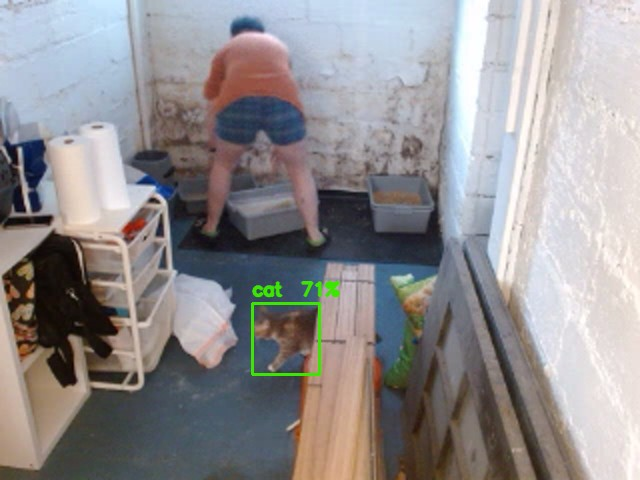
#> input picture cat images/bonnie/fasnapshot.jpg, 640 x 480 px; its folder holds only this picture in this run
$ python tune_colors.py
#> lines starting #> are read from the running program, lines starting #| are printed output that depends on the picture; after the words box and inside, x2 and y2 are one past the last pixel; in counts of white or black regions, pixels touching at a corner belong together
#> in process_folder, img is the input picture: shape (480, 640, 3); mean B, G, R 144.6, 143.2, 146.2
"""
Cat color threshold tuner.

Detects the green bounding box already drawn on the images, crops the ROI
inside it, and computes HSV stats. No YOLO re-detection needed.

Usage:
    python tune_colors.py
"""

import os
import cv2
import numpy as np

BASE_DIR = "cat images"
CATS = ["bonnie", "jinny", "louise"]

# The bounding box color drawn by app.py: BGR (0, 230, 60)
# In HSV (OpenCV 0-180 scale) this is roughly hue=52, S=255, V=230
BOX_HSV_LOWER = np.array([42, 150, 150])
BOX_HSV_UPPER = np.array([62, 255, 255])
BOX_THICKNESS = 2   # pixels to inset so we don't sample the border itself


def find_box_roi(img: np.ndarray) -> np.ndarray | None:
    """Return the ROI inside the green bounding box, or None if not found."""
    hsv  = cv2.cvtColor(img, cv2.COLOR_BGR2HSV)
#> hsv: shape (480, 640, 3); mean H, S, V 74.7, 46.5, 157.3
    mask = cv2.inRange(hsv, BOX_HSV_LOWER, BOX_HSV_UPPER)
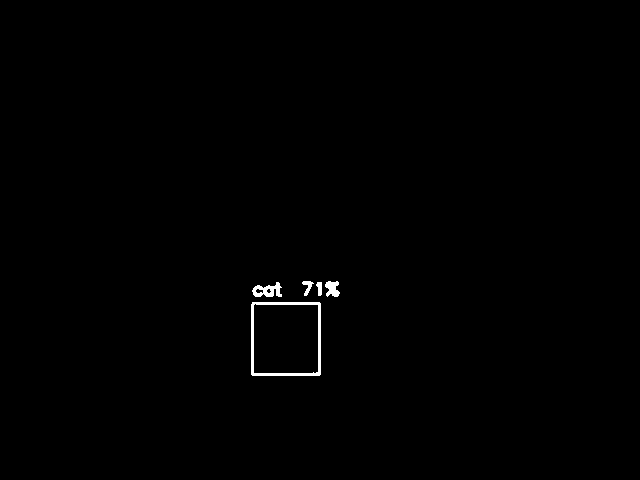
#> mask: shape (480, 640); 0.45% white; 5 white regions, box (x1, y1, x2, y2) and area: (251, 302, 321, 376) 825, (252, 282, 282, 297) 259, (325, 281, 340, 297) 167, (302, 281, 314, 296) 82, (316, 282, 322, 296) 62

    # Connect nearby green pixels so thin lines form solid contours
    kernel  = cv2.getStructuringElement(cv2.MORPH_RECT, (3, 3))
    mask    = cv2.dilate(mask, kernel, iterations=1)
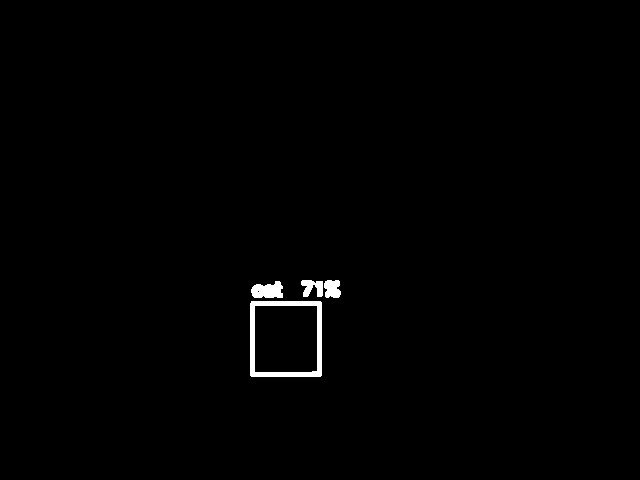
#> mask: shape (480, 640); 0.75% white; 4 white regions
    contours, _ = cv2.findContours(mask, cv2.RETR_EXTERNAL, cv2.CHAIN_APPROX_SIMPLE)
#> contours = 4 contours; box (x1, y1, x2, y2) and area: (250, 301, 322, 377) 5322, (251, 281, 283, 298) 372, (324, 280, 341, 298) 222, (301, 280, 323, 297) 208

    if not contours:
        return None

    # Pick the largest contour (the rectangle outline)
    c  = max(contours, key=cv2.contourArea)
#> c = contour of 9 points, box (x1, y1, x2, y2) (250, 301, 322, 377), area 5322
    x, y, w, h = cv2.boundingRect(c)
#> x = 250; y = 301; w = 72; h = 76

    if w < 20 or h < 20:
        return None

    # Inset by box thickness so we sample only the cat, not the border
    pad = BOX_THICKNESS + 2
    roi = img[y + pad: y + h - pad, x + pad: x + w - pad]
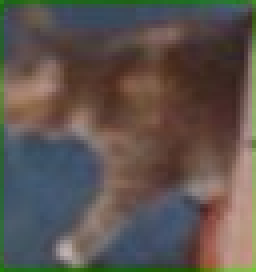
#> roi: shape (68, 64, 3) (shown 4 times larger); mean B, G, R 78.7, 84.2, 93.5
    return roi if roi.size > 0 else None


def hsv_stats(roi: np.ndarray) -> dict:
    hsv = cv2.cvtColor(roi, cv2.COLOR_BGR2HSV)
#> hsv: shape (68, 64, 3); mean H, S, V 52.3, 86.1, 105
    v = hsv[:, :, 2].astype(float)
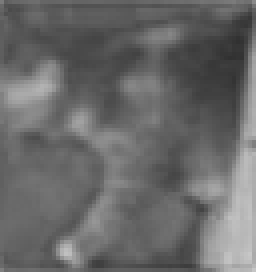
#> v: shape (68, 64) float64 (shown 4 times larger); min 49, max 199, mean 105
    s = hsv[:, :, 1].astype(float)
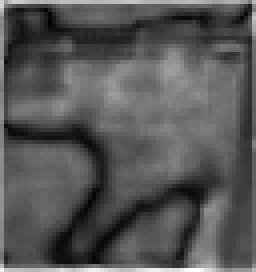
#> s: shape (68, 64) float64 (shown 4 times larger); min 0, max 255, mean 86.1
    h = hsv[:, :, 0].astype(float)
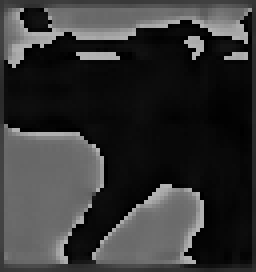
#> h: shape (68, 64) float64 (shown 4 times larger); min 0, max 179, mean 52.3
    warm_frac = float(np.mean((h >= 8) & (h <= 25) & (s > 60)))
#> warm_frac = 0.319
    return {
        "mean_v":    np.mean(v),
        "std_v":     np.std(v),
        "warm_frac": warm_frac,
    }


def process_folder(cat: str) -> list[dict]:
    folder = os.path.join(BASE_DIR, cat)
    images = [
        os.path.join(folder, f) for f in sorted(os.listdir(folder))
        if f.lower().endswith((".jpg", ".jpeg", ".png"))
    ]
    if not images:
        print(f"  No images found in {folder}")
        return []

    samples = []
    for img_path in images:
        img = cv2.imread(img_path)
        if img is None:
            continue
        roi = find_box_roi(img)
        if roi is None:
            print(f"  {os.path.basename(img_path)}: no bounding box found, skipping")
            continue
        stats = hsv_stats(roi)
#> stats = {'mean_v': 105, 'std_v': 28.5, 'warm_frac': 0.319}
        samples.append(stats)
        print(f"  {os.path.basename(img_path):40s}  mean_v={stats['mean_v']:5.1f}  std_v={stats['std_v']:5.1f}  warm_frac={stats['warm_frac']:.3f}")
#|   fasnapshot.jpg                            mean_v=105.0  std_v= 28.5  warm_frac=0.319

    return samples


def print_summary(results: dict[str, list[dict]]):
    print("\n" + "=" * 60)
    print("SUMMARY")
    print("=" * 60)

    for cat, samples in results.items():
        if not samples:
            print(f"\n{cat}: no samples")
            continue
        mean_vs    = [s["mean_v"]    for s in samples]
        std_vs     = [s["std_v"]     for s in samples]
        warm_fracs = [s["warm_frac"] for s in samples]
        print(f"\n{cat} ({len(samples)} samples):")
        print(f"  mean_v:    {min(mean_vs):5.1f} – {max(mean_vs):5.1f}  (avg {sum(mean_vs)/len(mean_vs):.1f})")
        print(f"  std_v:     {min(std_vs):5.1f} – {max(std_vs):5.1f}  (avg {sum(std_vs)/len(std_vs):.1f})")
        print(f"  warm_frac: {min(warm_fracs):.3f} – {max(warm_fracs):.3f}  (avg {sum(warm_fracs)/len(warm_fracs):.3f})")

    print("\n" + "=" * 60)
    print("RAW DATA")
    print("=" * 60)
    print(f"{'cat':<12} {'mean_v':>8} {'std_v':>8} {'warm_frac':>10}")
    for cat, samples in results.items():
        for s in samples:
            print(f"{cat:<12} {s['mean_v']:8.1f} {s['std_v']:8.1f} {s['warm_frac']:10.3f}")


def main():
    results = {}
    for cat in CATS:
        print(f"\n--- {cat} ---")
        results[cat] = process_folder(cat)
#> pass 2 of the loop in main, `for cat in CATS:`:
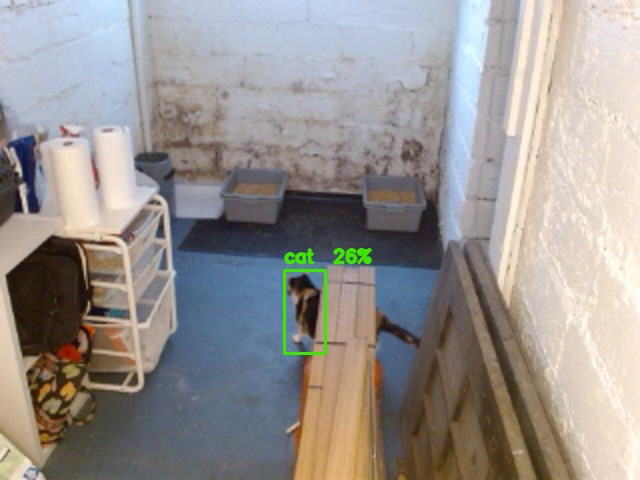
#> input picture cat images/jinny/1snapshot.jpg, 640 x 480 px
#> in process_folder, img is the input picture: shape (480, 640, 3); mean B, G, R 144.2, 147, 151.8
#> in find_box_roi (call 2), `mask    = cv2.dilate(mask, kernel, iterations=1)`:
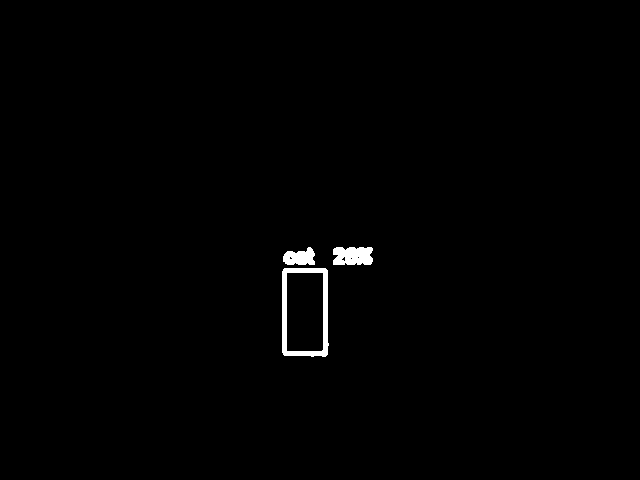
#> mask: shape (480, 640); 0.75% white; 3 white regions
#> contours = 3 contours; box (x1, y1, x2, y2) and area: (282, 268, 329, 357) 3916, (333, 247, 373, 265) 598, (283, 247, 315, 265) 379
#> c = contour of 22 points, box (x1, y1, x2, y2) (282, 268, 329, 357), area 3916
#> in find_box_roi (call 2), `x, y, w, h = cv2.boundingRect(c)`: x = 282; y = 268; w = 47; h = 89
#> roi: shape (81, 39, 3)
#> v: shape (81, 39) float64
#> s: shape (81, 39) float64
#> in hsv_stats (call 2), `h = hsv[:, :, 0].astype(float)`:
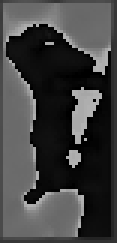
#> h: shape (81, 39) float64 (shown 3 times larger); min 0, max 179, mean 65.2
#> warm_frac = 0.261
#> stats = {'mean_v': 115.7, 'std_v': 53.22, 'warm_frac': 0.261}
#|   1snapshot.jpg                             mean_v=115.7  std_v= 53.2  warm_frac=0.261

    print_summary(results)


if __name__ == "__main__":
#> (the run stopped early here; a loop or call above may not have finished)
